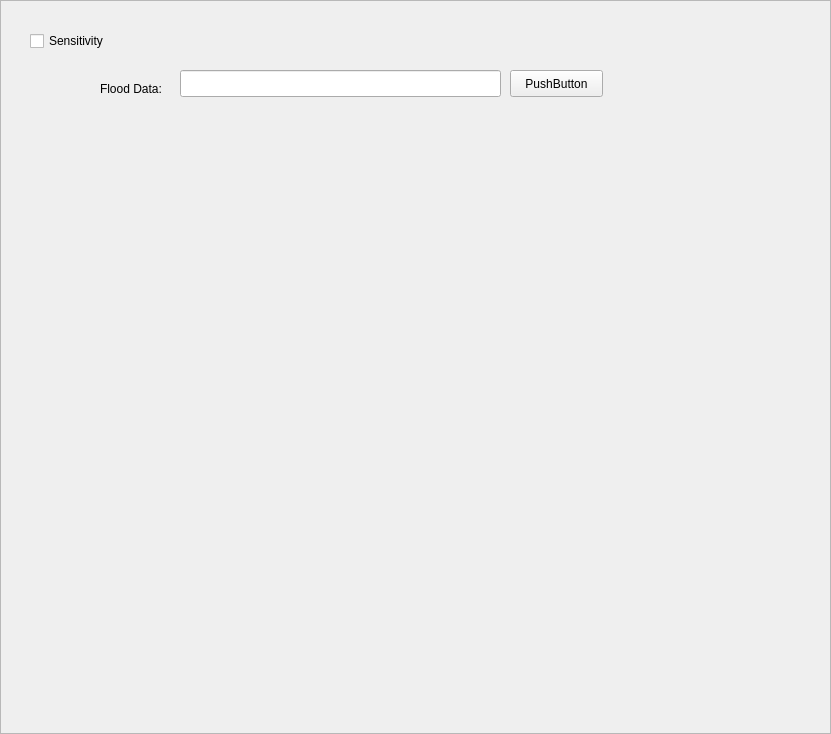
<?xml version="1.0" encoding="UTF-8"?>
<ui version="4.0">
 <class>Frame</class>
 <widget class="QFrame" name="Frame">
  <property name="geometry">
   <rect>
    <x>0</x>
    <y>0</y>
    <width>831</width>
    <height>734</height>
   </rect>
  </property>
  <property name="windowTitle">
   <string>Frame</string>
  </property>
  <property name="frameShape">
   <enum>QFrame::StyledPanel</enum>
  </property>
  <property name="frameShadow">
   <enum>QFrame::Raised</enum>
  </property>
  <widget class="QCheckBox" name="checkBox">
   <property name="geometry">
    <rect>
     <x>30</x>
     <y>30</y>
     <width>101</width>
     <height>22</height>
    </rect>
   </property>
   <property name="text">
    <string>Sensitivity</string>
   </property>
  </widget>
  <widget class="QLabel" name="label">
   <property name="geometry">
    <rect>
     <x>100</x>
     <y>80</y>
     <width>81</width>
     <height>17</height>
    </rect>
   </property>
   <property name="text">
    <string>Flood Data:</string>
   </property>
  </widget>
  <widget class="QLineEdit" name="lineEdit">
   <property name="geometry">
    <rect>
     <x>180</x>
     <y>70</y>
     <width>321</width>
     <height>27</height>
    </rect>
   </property>
  </widget>
  <widget class="QPushButton" name="pushButton">
   <property name="geometry">
    <rect>
     <x>510</x>
     <y>70</y>
     <width>93</width>
     <height>27</height>
    </rect>
   </property>
   <property name="text">
    <string>PushButton</string>
   </property>
  </widget>
 </widget>
 <layoutdefault spacing="6" margin="9"/>
 <resources/>
 <connections/>
 <designerdata>
  <property name="gridDeltaX">
   <number>10</number>
  </property>
  <property name="gridDeltaY">
   <number>10</number>
  </property>
  <property name="gridSnapX">
   <bool>true</bool>
  </property>
  <property name="gridSnapY">
   <bool>true</bool>
  </property>
  <property name="gridVisible">
   <bool>true</bool>
  </property>
 </designerdata>
 <slots>
  <slot>use_beam_finder_changed()</slot>
  <slot>fit_scattering_data()</slot>
  <slot>fit_direct_beam()</slot>
 </slots>
</ui>
